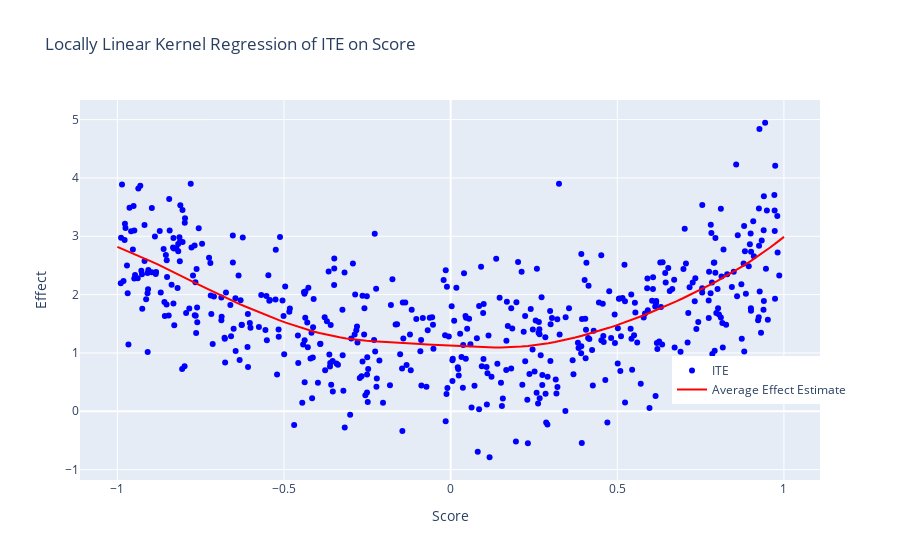

This figure's notebook cell:
### Markdown cell above
### Oracle Values and Comparisons

### Code cell
ite = data_dict['oracle_values']['Y1'] - data_dict['oracle_values']['Y0']
score = data_dict['score']

oracle_model = KernelReg(endog=ite, exog=score, reg_type='ll', var_type='c', ckertype='gaussian')

score_grid = np.linspace(-1, 1, 100)
oracle_effects, _ = oracle_model.fit(score_grid)


scatter = go.Scatter(
    x=score,
    y=ite,
    mode='markers',
    name='ITE',
    marker=dict(color='blue')
)
line = go.Scatter(
    x=score_grid,
    y=oracle_effects,
    mode='lines',
    name='Average Effect Estimate',
    line=dict(color='red')
)


fig = go.Figure(data=[scatter, line])
fig.update_layout(
    title='Locally Linear Kernel Regression of ITE on Score',
    xaxis_title='Score',
    yaxis_title='Effect',
    legend=dict(x=0.8, y=0.2)
)

fig.show()

### Figure 1 — Plotly figure (JSON) as saved in the notebook; plotly's stock layout.template omitted (floating-point values rounded to 4 significant figures; data arrays with more than 128 entries replaced by an {"elided": "..."} marker saying what was removed)
{"data": [{"marker": {"color": "blue"}, "mode": "markers", "name": "ITE", "type": "scatter", "x": {"elided": "500 float values"}, "y": {"elided": "500 float values"}}, {"line": {"color": "red"}, "mode": "lines", "name": "Average Effect Estimate", "type": "scatter", "x": [-1, -0.9798, -0.9596, -0.9394, -0.9192, -0.899, -0.8788, -0.8586, -0.8384, -0.8182, -0.798, -0.7778, -0.7576, -0.7374, -0.7172, -0.697, -0.6768, -0.6566, -0.6364, -0.6162, -0.596, -0.5758, -0.5556, -0.5354, -0.5152, -0.4949, -0.4747, -0.4545, -0.4343, -0.4141, -0.3939, -0.3737, -0.3535, -0.3333, -0.3131, -0.2929, -0.2727, -0.2525, -0.2323, -0.2121, -0.1919, -0.1717, -0.1515, -0.1313, -0.1111, -0.09091, -0.07071, -0.05051, -0.0303, -0.0101, 0.0101, 0.0303, 0.05051, 0.07071, 0.09091, 0.1111, 0.1313, 0.1515, 0.1717, 0.1919, 0.2121, 0.2323, 0.2525, 0.2727, 0.2929, 0.3131, 0.3333, 0.3535, 0.3737, 0.3939, 0.4141, 0.4343, 0.4545, 0.4747, 0.4949, 0.5152, 0.5354, 0.5556, 0.5758, 0.596, 0.6162, 0.6364, 0.6566, 0.6768, 0.697, 0.7172, 0.7374, 0.7576, 0.7778, 0.798, 0.8182, 0.8384, 0.8586, 0.8788, 0.899, 0.9192, 0.9394, 0.9596, 0.9798, 1], "y": [2.819, 2.771, 2.723, 2.673, 2.623, 2.57, 2.517, 2.462, 2.406, 2.349, 2.291, 2.233, 2.176, 2.118, 2.062, 2.006, 1.952, 1.898, 1.846, 1.796, 1.746, 1.698, 1.651, 1.606, 1.562, 1.52, 1.48, 1.442, 1.406, 1.372, 1.342, 1.314, 1.289, 1.268, 1.249, 1.233, 1.22, 1.208, 1.198, 1.19, 1.182, 1.176, 1.169, 1.163, 1.157, 1.151, 1.145, 1.139, 1.133, 1.127, 1.12, 1.114, 1.109, 1.103, 1.099, 1.096, 1.095, 1.095, 1.098, 1.103, 1.11, 1.121, 1.134, 1.149, 1.167, 1.188, 1.211, 1.237, 1.265, 1.294, 1.326, 1.359, 1.394, 1.431, 1.469, 1.509, 1.55, 1.593, 1.638, 1.684, 1.732, 1.781, 1.832, 1.884, 1.937, 1.992, 2.049, 2.107, 2.167, 2.229, 2.292, 2.358, 2.426, 2.497, 2.571, 2.648, 2.728, 2.812, 2.899, 2.99]}], "layout": {"legend": {"x": 0.8, "y": 0.2}, "title": {"text": "Locally Linear Kernel Regression of ITE on Score"}, "xaxis": {"title": {"text": "Score"}}, "yaxis": {"title": {"text": "Effect"}}}}
